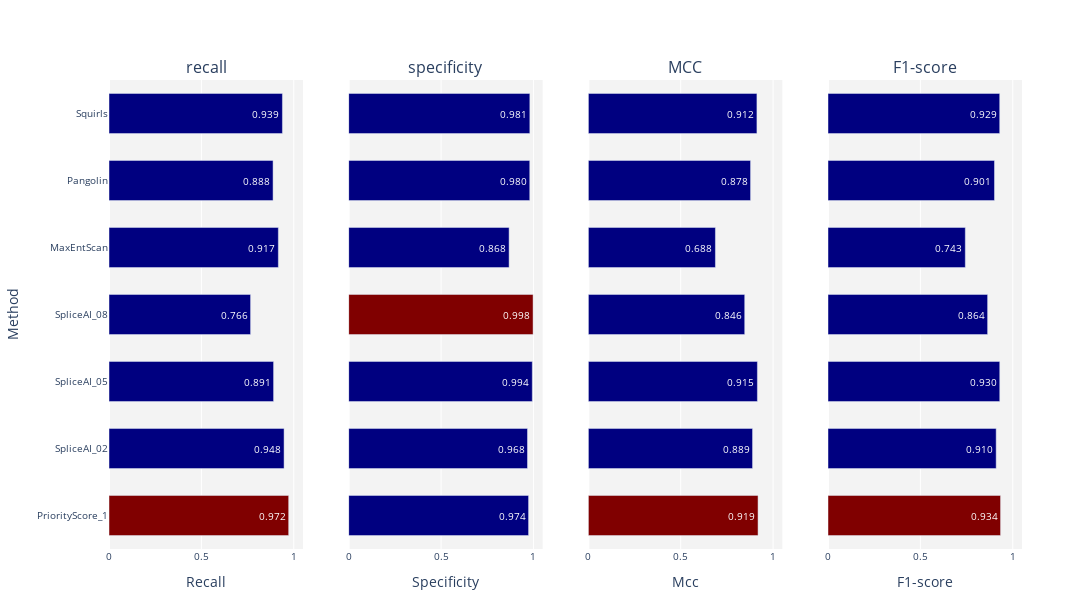

This figure's notebook cell:
### Code cell
import pandas as pd
import plotly.graph_objects as go
from plotly.subplots import make_subplots

# 表示したい指標を絞り込み
metrics_of_interest = ["recall", "specificity", "MCC", "F1-score"]

# 横一列に並べるために、1行×(指標の数)列を指定
rows = 1
cols = len(metrics_of_interest)

# サブプロットを作成
fig = make_subplots(
    rows=rows,
    cols=cols,
    subplot_titles=metrics_of_interest,   # 各サブプロット上部に指標名をタイトル表示
    horizontal_spacing=0.05,             # サブプロット間の左右余白
    vertical_spacing=0.1                 # サブプロット間の上下余白(1行なのであまり影響なし)
)

for i, metric in enumerate(metrics_of_interest):
    # 今回プロットしたい列のみ抽出: 例 "SpliceAI_02_recall", "Pangolin_recall" 等
    target_cols = [col for col in boot_results.columns if col.endswith(f"_{metric}")]
    
    method_values = {}
    for col in target_cols:
        # 末尾の "_<metric>" を削除してメソッド名を得る
        # 例: "SpliceAI_02_recall" -> メソッド名: "SpliceAI_02"
        method_name = col[:-len(metric)-1]
        method_values[method_name] = boot_results[col].mean()  # 平均値などを取得

    # プロット用に整形
    plot_df = pd.DataFrame({
        'method': list(method_values.keys()),
        'value': list(method_values.values())
    })

    # 最大値の取得
    max_val = plot_df['value'].max()
    
    # バーの色を分ける (最大値 = maroon、それ以外 = navy)
    colors = ['maroon' if val == max_val else 'navy' for val in plot_df['value']]
    
    # サブプロット内の行列位置を算出
    # 今回は1行なので row=1, 列は i+1
    row_idx = 1
    col_idx = i + 1
    
    # 横向きバー (orientation='h')
    fig.add_trace(
        go.Bar(
            x=plot_df['value'],
            y=plot_df['method'],
            orientation='h',         # 横向きのバー
            marker_color=colors,     
            text=[f"{v:.3f}" for v in plot_df['value']],  # 数値ラベル(小数点第3位)
            textposition='auto',                        
            textfont=dict(
                size=10,
                color='white'
            ),
            width=0.6,        # バーの太さを調整
            cliponaxis=False  # ラベルがはみ出さないよう設定
        ),
        row=row_idx,
        col=col_idx
    )
    
    # x軸 (今回の値軸) は 0～1.05 の範囲に設定（必要に応じて調整）
    fig.update_xaxes(
        title_text=metric.capitalize(),   # x軸タイトルをメトリクス名に
        range=[0, 1.05],
        tickfont=dict(size=10),
        row=row_idx,
        col=col_idx
    )

    # y軸 (メソッド名) の設定: 一番左(col_idx==1)だけラベルや目盛りを表示、それ以外は非表示
    if col_idx == 1:
        # 左端のサブプロットのみメソッド名を表示
        fig.update_yaxes(
            title_text="Method",
            showticklabels=True,
            tickfont=dict(size=10),
            row=row_idx,
            col=col_idx
        )
    else:
        # それ以外のサブプロットはメソッド名を非表示
        fig.update_yaxes(
            title_text="",        # y軸タイトルを空に
            showticklabels=False, # メソッドの軸ラベル(目盛り)も非表示
            tickfont=dict(size=10),
            row=row_idx,
            col=col_idx
        )

# レイアウト調整
fig.update_layout(
    bargap=0.1,        
    bargroupgap=0.0,   
    width=1300,        # 横幅を調整
    height=600,        # 縦幅を調整
    showlegend=False,  
    plot_bgcolor='rgba(243, 243, 243, 1)',
    paper_bgcolor='rgba(255, 255, 255, 1)',
    margin=dict(l=70, r=70, t=80, b=40)
)

fig.show()

### Figure 1 — Plotly figure (JSON) as saved in the notebook; plotly's stock layout.template omitted (floating-point values rounded to 4 significant figures)
{"data": [{"cliponaxis": false, "marker": {"color": ["maroon", "navy", "navy", "navy", "navy", "navy", "navy"]}, "orientation": "h", "text": ["0.972", "0.948", "0.891", "0.766", "0.917", "0.888", "0.939"], "textfont": {"color": "white", "size": 10}, "textposition": "auto", "type": "bar", "width": 0.6, "x": [0.9725, 0.9476, 0.8908, 0.7662, 0.9166, 0.8879, 0.9386], "xaxis": "x", "y": ["PriorityScore_1", "SpliceAI_02", "SpliceAI_05", "SpliceAI_08", "MaxEntScan", "Pangolin", "Squirls"], "yaxis": "y"}, {"cliponaxis": false, "marker": {"color": ["navy", "navy", "navy", "maroon", "navy", "navy", "navy"]}, "orientation": "h", "text": ["0.974", "0.968", "0.994", "0.998", "0.868", "0.980", "0.981"], "textfont": {"color": "white", "size": 10}, "textposition": "auto", "type": "bar", "width": 0.6, "x": [0.9737, 0.9679, 0.9939, 0.9982, 0.8684, 0.9802, 0.9806], "xaxis": "x2", "y": ["PriorityScore_1", "SpliceAI_02", "SpliceAI_05", "SpliceAI_08", "MaxEntScan", "Pangolin", "Squirls"], "yaxis": "y2"}, {"cliponaxis": false, "marker": {"color": ["maroon", "navy", "navy", "navy", "navy", "navy", "navy"]}, "orientation": "h", "text": ["0.919", "0.889", "0.915", "0.846", "0.688", "0.878", "0.912"], "textfont": {"color": "white", "size": 10}, "textposition": "auto", "type": "bar", "width": 0.6, "x": [0.9186, 0.8888, 0.9151, 0.8464, 0.6879, 0.878, 0.9125], "xaxis": "x3", "y": ["PriorityScore_1", "SpliceAI_02", "SpliceAI_05", "SpliceAI_08", "MaxEntScan", "Pangolin", "Squirls"], "yaxis": "y3"}, {"cliponaxis": false, "marker": {"color": ["maroon", "navy", "navy", "navy", "navy", "navy", "navy"]}, "orientation": "h", "text": ["0.934", "0.910", "0.930", "0.864", "0.743", "0.901", "0.929"], "textfont": {"color": "white", "size": 10}, "textposition": "auto", "type": "bar", "width": 0.6, "x": [0.934, 0.9103, 0.9297, 0.864, 0.7433, 0.9011, 0.9295], "xaxis": "x4", "y": ["PriorityScore_1", "SpliceAI_02", "SpliceAI_05", "SpliceAI_08", "MaxEntScan", "Pangolin", "Squirls"], "yaxis": "y4"}], "layout": {"annotations": [{"font": {"size": 16}, "showarrow": false, "text": "recall", "x": 0.1062, "xanchor": "center", "xref": "paper", "y": 1, "yanchor": "bottom", "yref": "paper"}, {"font": {"size": 16}, "showarrow": false, "text": "specificity", "x": 0.3688, "xanchor": "center", "xref": "paper", "y": 1, "yanchor": "bottom", "yref": "paper"}, {"font": {"size": 16}, "showarrow": false, "text": "MCC", "x": 0.6313, "xanchor": "center", "xref": "paper", "y": 1, "yanchor": "bottom", "yref": "paper"}, {"font": {"size": 16}, "showarrow": false, "text": "F1-score", "x": 0.8938, "xanchor": "center", "xref": "paper", "y": 1, "yanchor": "bottom", "yref": "paper"}], "bargap": 0.1, "bargroupgap": 0, "height": 600, "margin": {"b": 40, "l": 70, "r": 70, "t": 80}, "paper_bgcolor": "rgba(255, 255, 255, 1)", "plot_bgcolor": "rgba(243, 243, 243, 1)", "showlegend": false, "width": 1300, "xaxis": {"anchor": "y", "domain": [0, 0.2125], "range": [0, 1.05], "tickfont": {"size": 10}, "title": {"text": "Recall"}}, "xaxis2": {"anchor": "y2", "domain": [0.2625, 0.475], "range": [0, 1.05], "tickfont": {"size": 10}, "title": {"text": "Specificity"}}, "xaxis3": {"anchor": "y3", "domain": [0.525, 0.7375], "range": [0, 1.05], "tickfont": {"size": 10}, "title": {"text": "Mcc"}}, "xaxis4": {"anchor": "y4", "domain": [0.7875, 1], "range": [0, 1.05], "tickfont": {"size": 10}, "title": {"text": "F1-score"}}, "yaxis": {"anchor": "x", "domain": [0, 1], "showticklabels": true, "tickfont": {"size": 10}, "title": {"text": "Method"}}, "yaxis2": {"anchor": "x2", "domain": [0, 1], "showticklabels": false, "tickfont": {"size": 10}, "title": {"text": ""}}, "yaxis3": {"anchor": "x3", "domain": [0, 1], "showticklabels": false, "tickfont": {"size": 10}, "title": {"text": ""}}, "yaxis4": {"anchor": "x4", "domain": [0, 1], "showticklabels": false, "tickfont": {"size": 10}, "title": {"text": ""}}}}
